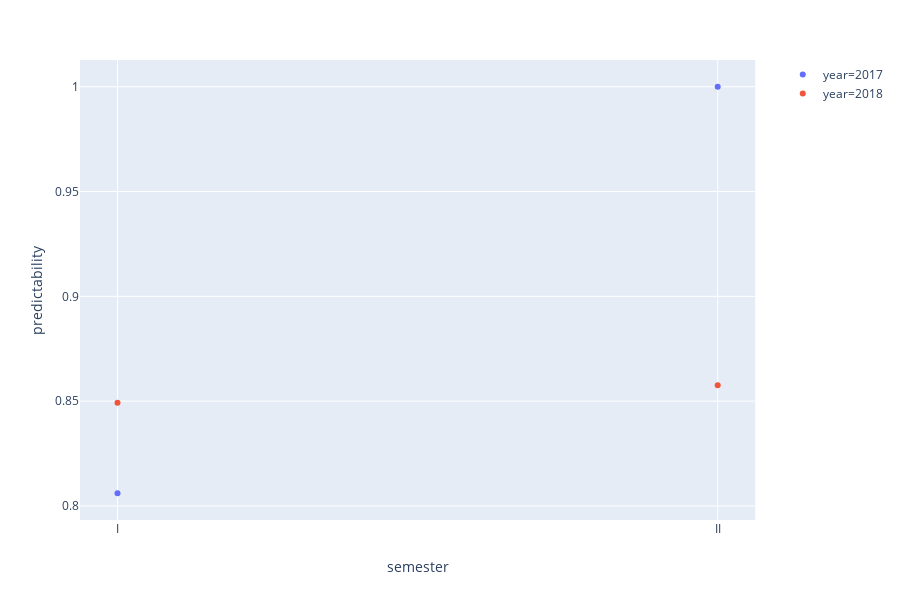

Notebook code cell kept with this figure:
### Code cell
df_localidad = df_prediction[df_prediction["localidad"] == "BOSA"]
fig = px.scatter(df_localidad, x="semester", y="predictability",color="year")
fig.show()

### Figure 1 — Plotly figure (JSON) as saved in the notebook; plotly's stock layout.template omitted (floating-point values rounded to 4 significant figures)
{"data": [{"hoverlabel": {"namelength": 0}, "hovertemplate": "year=2017<br>semester=%{x}<br>predictability=%{y}", "legendgroup": "year=2017", "marker": {"color": "#636efa", "symbol": "circle"}, "mode": "markers", "name": "year=2017", "showlegend": true, "type": "scatter", "x": ["I", "II"], "xaxis": "x", "y": ["0.8060549300120113", "1.0"], "yaxis": "y"}, {"hoverlabel": {"namelength": 0}, "hovertemplate": "year=2018<br>semester=%{x}<br>predictability=%{y}", "legendgroup": "year=2018", "marker": {"color": "#EF553B", "symbol": "circle"}, "mode": "markers", "name": "year=2018", "showlegend": true, "type": "scatter", "x": ["I", "II"], "xaxis": "x", "y": ["0.8492697570459175", "0.8575707372503324"], "yaxis": "y"}], "layout": {"height": 600, "legend": {"tracegroupgap": 0}, "margin": {"t": 60}, "xaxis": {"anchor": "y", "domain": [0, 0.98], "title": {"text": "semester"}}, "yaxis": {"anchor": "x", "domain": [0, 1], "title": {"text": "predictability"}}}}
